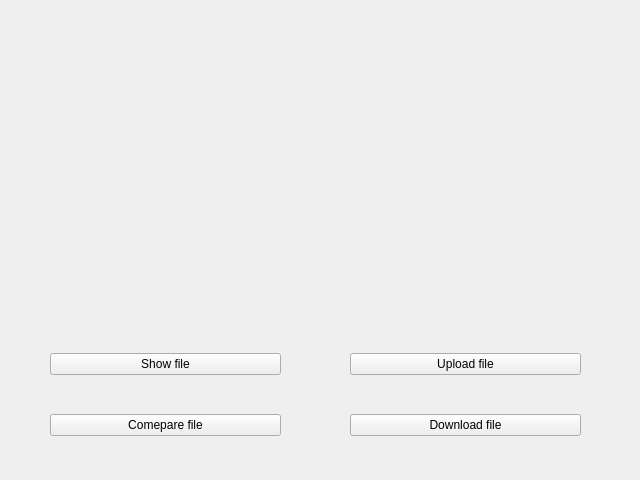
<?xml version="1.0" encoding="UTF-8"?>
<ui version="4.0">
 <class>MainForm</class>
 <widget class="QWidget" name="MainForm">
  <property name="geometry">
   <rect>
    <x>0</x>
    <y>0</y>
    <width>640</width>
    <height>480</height>
   </rect>
  </property>
  <property name="windowTitle">
   <string>基于区块链的云存储模块</string>
  </property>
  <widget class="QWidget" name="verticalLayoutWidget">
   <property name="geometry">
    <rect>
     <x>350</x>
     <y>320</y>
     <width>231</width>
     <height>151</height>
    </rect>
   </property>
   <layout class="QVBoxLayout" name="buttonLayout">
    <item>
     <widget class="QPushButton" name="upload">
      <property name="focusPolicy">
       <enum>Qt::ClickFocus</enum>
      </property>
      <property name="toolTip">
       <string>选择个人信息文件以便于上传</string>
      </property>
      <property name="text">
       <string>Upload file</string>
      </property>
     </widget>
    </item>
    <item>
     <widget class="QPushButton" name="download">
      <property name="focusPolicy">
       <enum>Qt::ClickFocus</enum>
      </property>
      <property name="toolTip">
       <string>下载个人信息文件</string>
      </property>
      <property name="text">
       <string>Download file</string>
      </property>
     </widget>
    </item>
   </layout>
  </widget>
  <widget class="QWidget" name="verticalLayoutWidget_2">
   <property name="geometry">
    <rect>
     <x>50</x>
     <y>320</y>
     <width>231</width>
     <height>151</height>
    </rect>
   </property>
   <layout class="QVBoxLayout" name="buttonLayout_2">
    <item>
     <widget class="QPushButton" name="showF">
      <property name="focusPolicy">
       <enum>Qt::ClickFocus</enum>
      </property>
      <property name="toolTip">
       <string>展示云端个人信息文件</string>
      </property>
      <property name="text">
       <string>Show file</string>
      </property>
     </widget>
    </item>
    <item>
     <widget class="QPushButton" name="compareF">
      <property name="focusPolicy">
       <enum>Qt::ClickFocus</enum>
      </property>
      <property name="toolTip">
       <string>比较个人信息文件</string>
      </property>
      <property name="text">
       <string>Comepare file</string>
      </property>
     </widget>
    </item>
   </layout>
  </widget>
  <widget class="QLabel" name="showLabel">
   <property name="geometry">
    <rect>
     <x>120</x>
     <y>40</y>
     <width>401</width>
     <height>231</height>
    </rect>
   </property>
   <property name="toolTip">
    <string>提示显示区</string>
   </property>
   <property name="text">
    <string/>
   </property>
   <property name="scaledContents">
    <bool>true</bool>
   </property>
   <property name="wordWrap">
    <bool>true</bool>
   </property>
  </widget>
 </widget>
 <resources/>
 <connections>
  <connection>
   <sender>download</sender>
   <signal>clicked()</signal>
   <receiver>MainForm</receiver>
   <slot>downloadFile()</slot>
   <hints>
    <hint type="sourcelabel">
     <x>475</x>
     <y>431</y>
    </hint>
    <hint type="destinationlabel">
     <x>537</x>
     <y>452</y>
    </hint>
   </hints>
  </connection>
  <connection>
   <sender>upload</sender>
   <signal>clicked()</signal>
   <receiver>MainForm</receiver>
   <slot>uploadFile()</slot>
   <hints>
    <hint type="sourcelabel">
     <x>437</x>
     <y>356</y>
    </hint>
    <hint type="destinationlabel">
     <x>467</x>
     <y>289</y>
    </hint>
   </hints>
  </connection>
  <connection>
   <sender>compareF</sender>
   <signal>clicked()</signal>
   <receiver>MainForm</receiver>
   <slot>compareFile()</slot>
   <hints>
    <hint type="sourcelabel">
     <x>202</x>
     <y>434</y>
    </hint>
    <hint type="destinationlabel">
     <x>263</x>
     <y>452</y>
    </hint>
   </hints>
  </connection>
  <connection>
   <sender>showF</sender>
   <signal>clicked()</signal>
   <receiver>MainForm</receiver>
   <slot>showFile()</slot>
   <hints>
    <hint type="sourcelabel">
     <x>214</x>
     <y>370</y>
    </hint>
    <hint type="destinationlabel">
     <x>152</x>
     <y>266</y>
    </hint>
   </hints>
  </connection>
 </connections>
 <slots>
  <slot>showFile()</slot>
  <slot>compareFile()</slot>
  <slot>uploadFile()</slot>
  <slot>downloadFile()</slot>
 </slots>
</ui>
